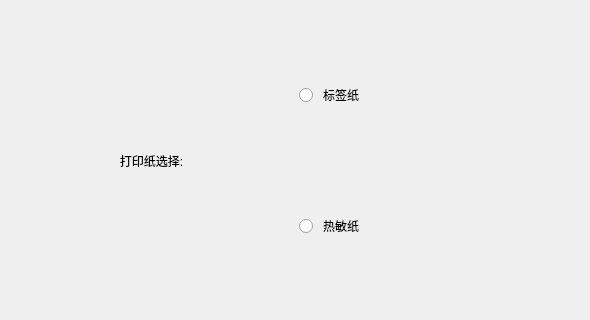
     <widget class="QWidget" name="page_47">
      <widget class="QWidget" name="layoutWidget">
       <property name="geometry">
        <rect>
         <x>10</x>
         <y>10</y>
         <width>571</width>
         <height>301</height>
        </rect>
       </property>
       <layout class="QHBoxLayout" name="horizontalLayout_10">
        <item>
         <widget class="QLabel" name="label_30">
          <property name="styleSheet">
           <string notr="true">font: 14pt &quot;黑体&quot;;</string>
          </property>
          <property name="text">
           <string>打印纸选择:</string>
          </property>
          <property name="alignment">
           <set>Qt::AlignCenter</set>
          </property>
         </widget>
        </item>
        <item>
         <layout class="QVBoxLayout" name="verticalLayout_5">
          <item>
           <widget class="QRadioButton" name="radioButton_66">
            <property name="minimumSize">
             <size>
              <width>0</width>
              <height>80</height>
             </size>
            </property>
            <property name="styleSheet">
             <string notr="true">QRadioButton{
   font: 14pt &quot;黑体&quot;;
   spacing: 10 
}  

QRadioButton::indicator { 
   width: 25px;
   height: 25px;
   image: url(:/A31/A31/logo/Radio.png);
}

QRadioButton::indicator:checked { 
image: url(:/A31/A31/logo/Radio_check.png);s
}</string>
            </property>
            <property name="text">
             <string>标签纸</string>
            </property>
           </widget>
          </item>
          <item>
           <widget class="QRadioButton" name="radioButton_67">
            <property name="minimumSize">
             <size>
              <width>0</width>
              <height>80</height>
             </size>
            </property>
            <property name="styleSheet">
             <string notr="true">QRadioButton{
   font: 14pt &quot;黑体&quot;;
   spacing: 10 
}  

QRadioButton::indicator { 
   width: 25px;
   height: 25px;
   image: url(:/A31/A31/logo/Radio.png);
}

QRadioButton::indicator:checked { 
image: url(:/A31/A31/logo/Radio_check.png);s
}</string>
            </property>
            <property name="text">
             <string>热敏纸</string>
            </property>
           </widget>
          </item>
         </layout>
        </item>
       </layout>
      </widget>
     </widget>
